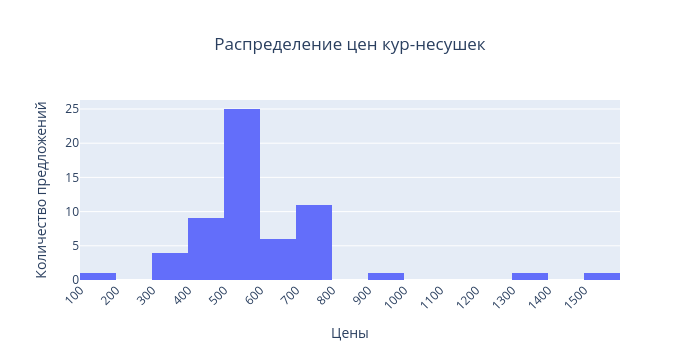

Notebook source saved alongside this figure:
### Code cell
import plotly.express as px

prices = list(filter(lambda x: x >= 100, prices))
df = pd.DataFrame(prices, columns=['Price'])
fig = px.histogram(df, x='Price', nbins=16, title='Распределение цен кур-несушек')
fig.update_layout(title_x = 0.5, width = 700)
fig.update_yaxes(title='Количество предложений')
fig.update_xaxes(dtick=100, tickangle=-45, title='Цены') # c dtick явно подсказал дипсик
fig.show()

### Figure 1 — Plotly figure (JSON) as saved in the notebook; plotly's stock layout.template omitted (floating-point values rounded to 4 significant figures)
{"data": [{"alignmentgroup": "True", "bingroup": "x", "hovertemplate": "Price=%{x}<br>count=%{y}<extra></extra>", "legendgroup": "", "marker": {"color": "#636efa", "pattern": {"shape": ""}}, "name": "", "nbinsx": 16, "offsetgroup": "", "orientation": "v", "showlegend": false, "type": "histogram", "x": [900, 530, 450, 550, 570, 140, 1350, 700, 700, 700, 700, 700, 700, 700, 700, 700, 700, 700, 300, 300, 300, 510, 450, 570, 540, 530, 450, 450, 650, 450, 650, 530, 510, 450, 530, 450, 450, 530, 530, 540, 450, 530, 540, 530, 1500, 390, 530, 520, 540, 650, 520, 520, 530, 520, 580, 650, 650, 580, 650], "xaxis": "x", "yaxis": "y"}], "layout": {"barmode": "relative", "height": 360, "legend": {"tracegroupgap": 0}, "title": {"text": "Распределение цен кур-несушек", "x": 0.5}, "width": 700, "xaxis": {"anchor": "y", "autorange": true, "domain": [0, 1], "dtick": 100, "range": [99.5, 1600.0], "tickangle": -45, "title": {"text": "Цены"}, "type": "linear"}, "yaxis": {"anchor": "x", "autorange": true, "domain": [0, 1], "range": [0, 26.32], "title": {"text": "Количество предложений"}}}}
